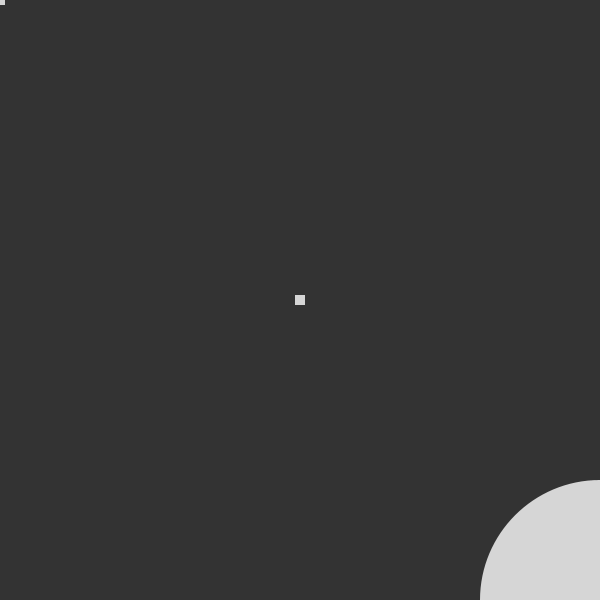
Frame 1 (no input)
Frame 60 (the mouse pressed at the canvas centre just before this capture): identical to frame 1, image omitted
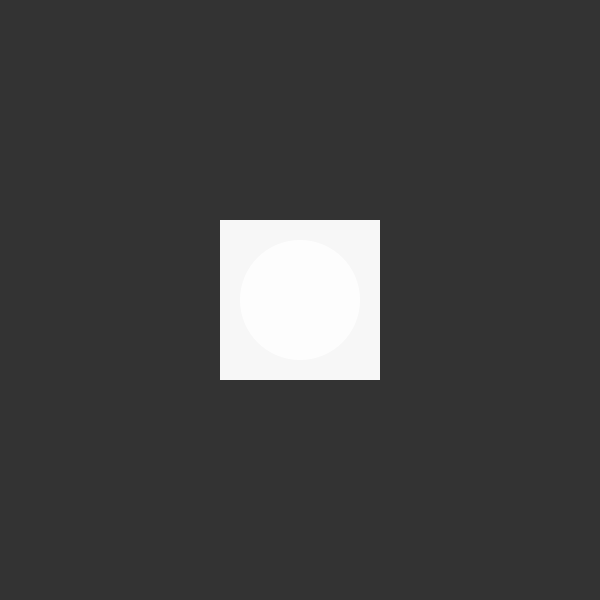
Frame 120 (the mouse held since frame 60 and released just before this capture)

The Processing sketch that drew these frames (run headless with seeded random() and noise(); from frame 60 on, the mouse is pressed at the canvas centre):

// Processing sketch: sketch_210521a
// ── sketch_210521a.pde
void setup() {
  size(600,600); 
  noStroke();
  rectMode(CENTER);
}

void draw() {
  background(51); 
  fill(255, 204);
  rect(width/2, height/2, mouseY/2+10, mouseY/2+10);
  fill(255, 204);
  rect(mouseX, mouseY, mouseX/2+10, mouseY/2+10);
  fill(255,204);
  
  int inverseX = width - mouseX;
  int inverseY = height - mouseY;
  circle(inverseX, inverseY, inverseX/5 + inverseY/5);
}
